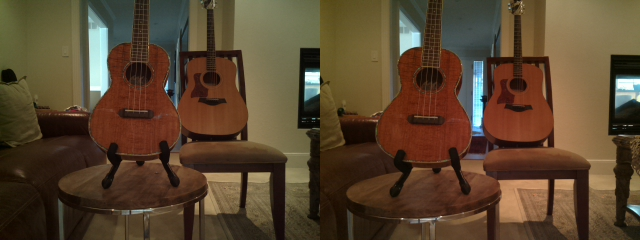
#> input picture test.jpg, 640 x 240 px
$ python compute_depth_map.py   (older library calls are emulated)
#> lines starting #> are read from the running program, lines starting #| are printed output that depends on the picture; long printed decimals are rounded
### stereo_camera.py
import os
import glob
import cv2
import numpy as np
import matplotlib.pyplot as plt

def split_image(image_pair):
    height, width_pair = image_pair.shape
    width = int(width_pair/2)

    image_left = image_pair[0:height, 0:width]
    image_right = image_pair[0:height, width:width_pair]

    return image_left, image_right, (width, height)

# [138 lines left out: functions get_corners, calibrate_cameras, save_calibration_data, not called in this run]

def create_SBM (sbm_config):
    block_size = 15

    sbm = cv2.StereoBM_create(numDisparities=sbm_config['numberOfDisparities'], blockSize=block_size)
    sbm.setPreFilterType(1)
    sbm.setPreFilterSize(sbm_config['preFilterSize'])
    sbm.setPreFilterCap(sbm_config['preFilterCap'])
    sbm.setMinDisparity(sbm_config['minDisparity'])
    sbm.setTextureThreshold(sbm_config['textureThreshold'])
    sbm.setUniquenessRatio(sbm_config['uniquenessRatio'])
    sbm.setSpeckleRange(sbm_config['speckleRange'])
    sbm.setSpeckleWindowSize(sbm_config['speckleWindowSize'])

    return sbm

def compute_3dImage(sbm, image_pair, left_map_1, left_map_2, right_map_1, right_map_2, Q):
    image_pair = cv2.cvtColor(image_pair,cv2.COLOR_BGR2GRAY)
    image_left, image_right, _ = split_image(image_pair)

    rectified_image_left = cv2.remap(image_left, left_map_1, left_map_2, interpolation=cv2.INTER_LINEAR, borderMode=cv2.BORDER_CONSTANT)
    rectified_image_right = cv2.remap(image_right, right_map_1, right_map_2, interpolation=cv2.INTER_LINEAR, borderMode=cv2.BORDER_CONSTANT)

    disparity = sbm.compute(rectified_image_left, rectified_image_right).astype(np.float32) / 16.0
    _3dImage = cv2.reprojectImageTo3D(disparity, Q)

    return _3dImage, disparity

### compute_depth_map.py
import json
from stereo_camera import *
import matplotlib.pyplot as plt

calibration_data = np.load('calibration_data.npz')
#> (reads calibration_data.npz from the repository)

left_map_1 = calibration_data['left_map_1']
left_map_2 = calibration_data['left_map_2']
right_map_1 = calibration_data['right_map_1']
right_map_2 = calibration_data['right_map_2']
Q = calibration_data['Q']
print(Q)

with open('sbm_config.json') as sbm_config_file:
#> (reads sbm_config.json from the repository)
    sbm_config = json.load(sbm_config_file)

sbm = create_SBM(sbm_config)

image_filename = 'test.jpg'
image_pair = cv2.imread(image_filename, cv2.IMREAD_COLOR)
#> image_pair is the input picture: shape (240, 640, 3); mean B, G, R 46.9, 69.2, 88.9

_3dImage, disparity = compute_3dImage(sbm, image_pair, left_map_1, left_map_2, right_map_1, right_map_2, Q)
#> in compute_3dImage, `image_pair = cv2.cvtColor(image_pair,cv2.COLOR_BGR2GRAY)`:
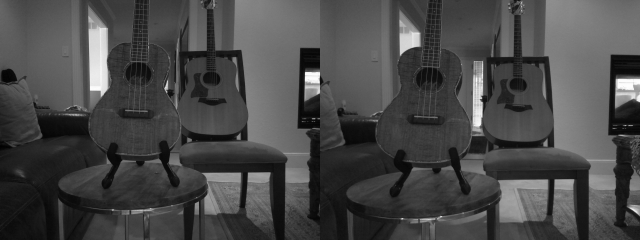
#> image_pair: shape (240, 640); min 1, max 254, mean 72.6
#> in split_image, `image_left = image_pair[0:height, 0:width]`:
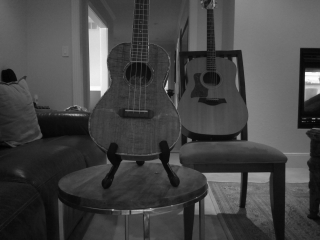
#> image_left: shape (240, 320); min 1, max 253, mean 69.7
#> in compute_3dImage, `rectified_image_left = cv2.remap(image_left, left_map_1, left_map_2, i..`:
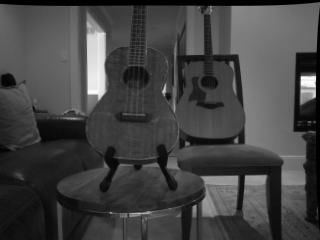
#> rectified_image_left: shape (240, 320); min 0, max 253, mean 67.6
#> in compute_3dImage, `rectified_image_right = cv2.remap(image_right, right_map_1, right_map_..`:
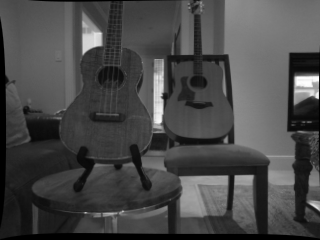
#> rectified_image_right: shape (240, 320); min 0, max 254, mean 72.5
#> in compute_3dImage, `disparity = sbm.compute(rectified_image_left, rectified_image_right).a..`:
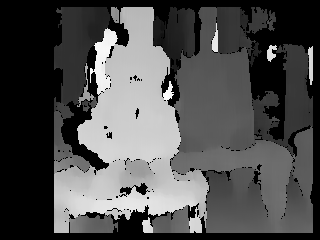
#> disparity: shape (240, 320) float32; min -1, max 33.19, mean 9.6; drawn with min black and max white
#> in compute_3dImage, `_3dImage = cv2.reprojectImageTo3D(disparity, Q)`:
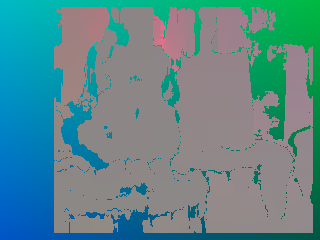
#> _3dImage: shape (240, 320, 3) float32; mean of channels 0, 1, 2 865.4, 201.4, -6429.1; drawn with min black and max white

local_max = disparity.max()
#> local_max = 33.19
local_min = disparity.min()
#> local_min = -1
disparity_visual = (disparity-local_min)*(1.0/(local_max-local_min))
plt.imshow(disparity_visual, aspect='equal', cmap='jet')
plt.show()

left_camera_matrix = calibration_data['left_camera_matrix']
T = calibration_data['T']

f = left_camera_matrix[0,0]
b = -T[0]
print(f)
print(b)
safe_disparity = disparity
safe_disparity[safe_disparity == 0] = 0.1
safe_disparity[safe_disparity == -1] = 0.1

# Initialize the depth map to match the size of the disparity map
depth_map = np.ones(safe_disparity.shape, np.single)

# Calculate the depths
depth_map[:] = f * b / safe_disparity[:]
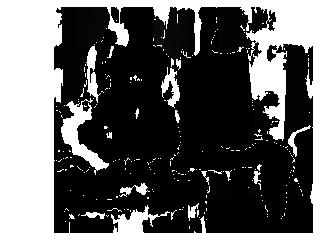
#> depth_map: shape (240, 320) float32; min 621.9, max 206397.4, mean 76746.6; drawn with min black and max white

print("Ukulele at 0.75m (_3dImage)")
print(_3dImage[140:145,125:130,2])
#| [[780.391 780.391 778.576 776.7695  776.7695 ]
#|  [778.576 778.576 778.576 776.7695  776.7695 ]
#|  [778.576 778.576 776.7695  774.9714  774.9714 ]
#|  [776.7695  776.7695  774.9714  773.1816  773.1816 ]
#|  [774.9714  773.1816  773.1816  773.1816  771.4001 ]]
print("Ukulele at 0.75m (depth_map)")
print(depth_map[140:145,125:130])
#| [[769.7804  769.7804  767.990 766.2083  766.2083 ]
#|  [767.990 767.990 767.990 766.2083  766.2083 ]
#|  [767.990 767.990 766.2083  764.4347  764.4347 ]
#|  [766.2083  766.2083  764.4347  762.669 762.669]
#|  [764.4347  762.669 762.669 762.669 760.912  ]]

print("Guitar at 1.75m (_3dImage)")
print(_3dImage[125:130,200:205,2])
#| [[1809.6628 1819.498  1819.498  1829.4406 1839.4924]
#|  [1809.6628 1809.6628 1819.498  1819.498  1839.4924]
#|  [1809.6628 1809.6628 1809.6628 1819.498  1829.4406]
#|  [1809.6628 1809.6628 1809.6628 1819.498  1829.4406]
#|  [1809.6628 1809.6628 1819.498  1819.498  1829.4406]]
print("Guitar at 0.75m (depth_map)")
print(depth_map[125:130,200:205])
#| [[1785.0583 1794.7598 1794.7598 1804.5671 1814.4824]
#|  [1785.0583 1785.0583 1794.7598 1794.7598 1814.4824]
#|  [1785.0583 1785.0583 1785.0583 1794.7598 1804.5671]
#|  [1785.0583 1785.0583 1785.0583 1794.7598 1804.5671]
#|  [1785.0583 1785.0583 1794.7598 1794.7598 1804.5671]]
